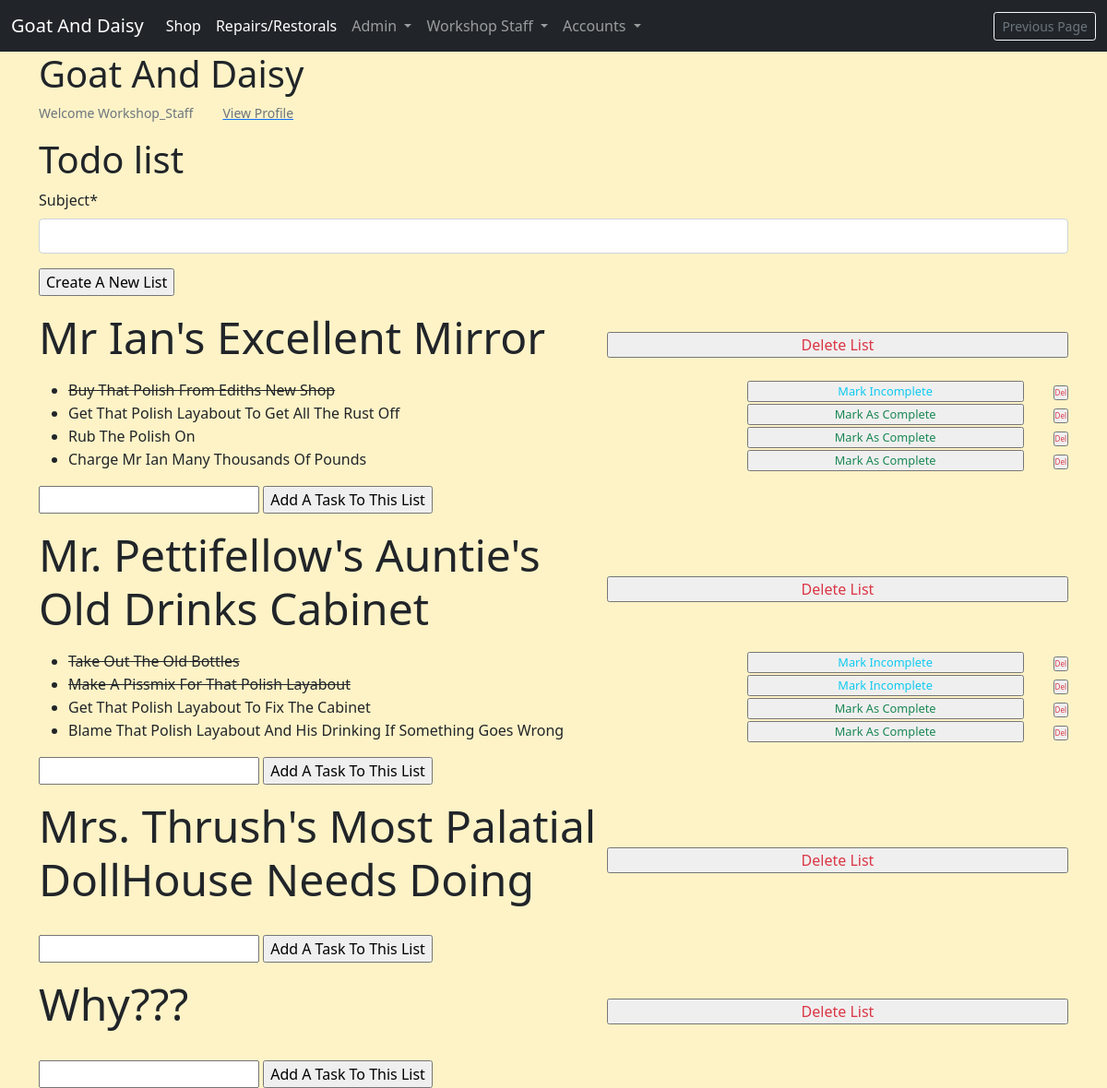
/workshop/task-manager/ (signed in), run on an earlier commit of the app's database.
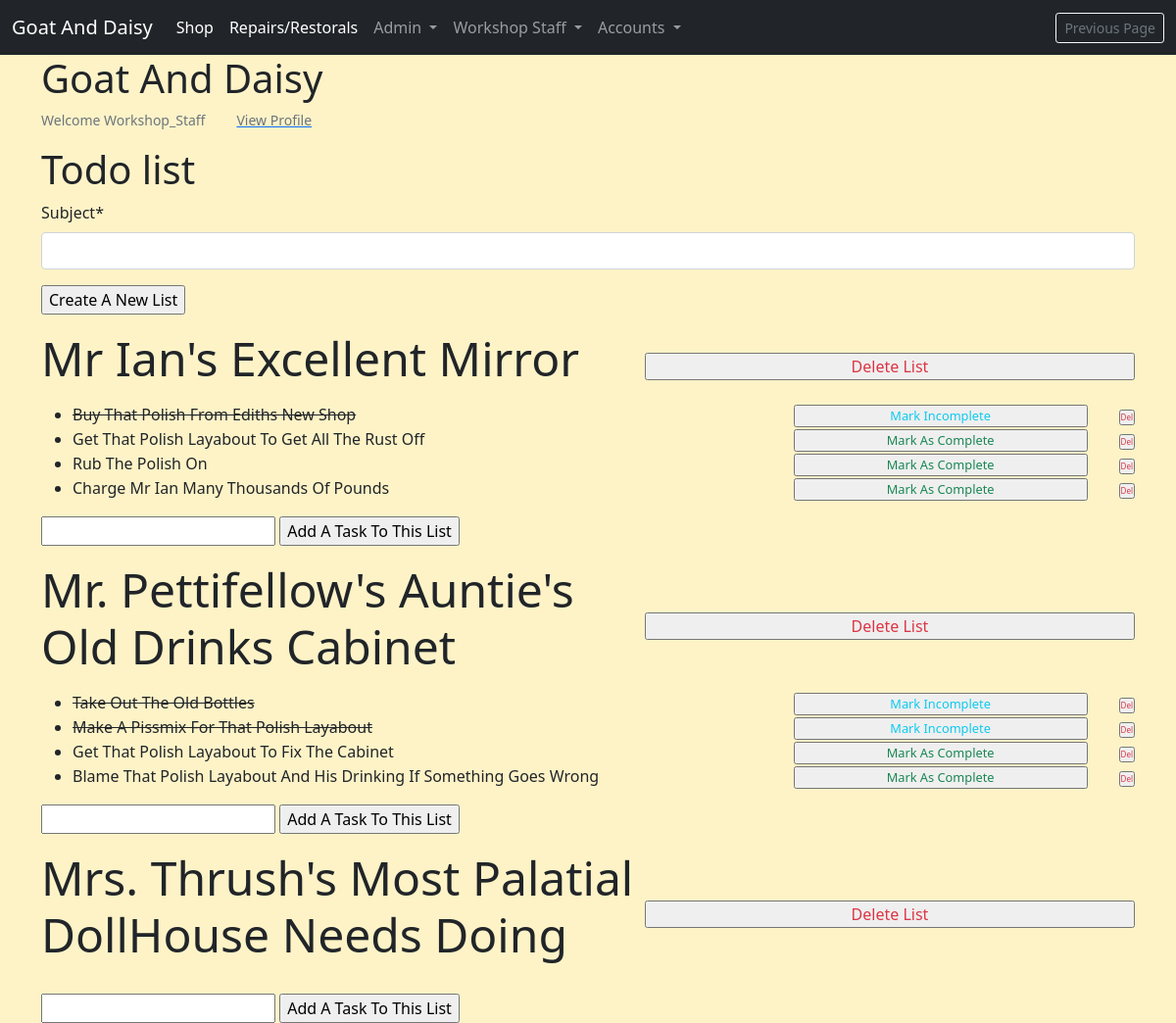
And on a later commit of the database.
### repairs_restorals/models.py (models this page shows, shortened)
class TodoList(models.Model):
    staff_member = models.ForeignKey(StaffMember, on_delete=models.CASCADE)
    subject = models.CharField(max_length=255)

class TodoItem(models.Model):
    todo_list = models.ForeignKey(
        TodoList, on_delete=models.CASCADE, related_name="items")
    title = models.CharField(max_length=255)
    is_completed = models.BooleanField(default=False)

### repairs_restorals/views.py (the view, shortened to what this page needs)
# urls.py: path('task-manager/', views.TaskManager.as_view(), name="task_manager"),
class TaskManager(GroupRequiredMixin, View):
    group_required = [u'Workshop Staff']
    def get(self, request, *args, **kwargs):
        staff_member = get_object_or_404(
            StaffMember, username=self.request.user)
        todo_list = TodoList.objects.prefetch_related(
            'items').filter(staff_member=staff_member)
        todo_list_form = CreateTodoListForm()
        todo_list_item_form = CreateTodoListItemForm()
        context = {
            'todo_list': todo_list,
            'todo_list_form': todo_list_form,
            'todo_list_item_form': todo_list_item_form,
        }
        return render(request, 'repairs_restorals/todo_list.html', context)

### repairs_restorals/forms.py
class CreateTodoListForm(forms.ModelForm):
    class Meta:
        model = TodoList
        fields = ['subject']

class CreateTodoListItemForm(forms.ModelForm):
    class Meta:
        model = TodoItem
        fields = ['title', 'is_completed']

### invoices/contexts.py (called while the page is built, shortened)
def shopping_cart(request):
    template_cart = []
    products_count = 0
    order_amount = 0
    shipping = 500
    cart = request.session.get('cart', {})
    for item in enumerate(template_cart):
        products_count += 1
    order_total = order_amount + shipping
    stripe_total = round(order_total * 100)
    context = {
        'template_cart': template_cart,
        'products_count': products_count,
        'order_amount': order_amount,
        'shipping': shipping,
        'order_total': order_total,
        'stripe_total': stripe_total,
    }
    return context

### profiles/templatetags/user_in_group_tag.py (called while the page is built)
@register.filter(name='has_group')
def has_group(user, group_name):
    try:
        group = Group.objects.get(name=group_name)
    except Group.DoesNotExist:
        return False
    return group in user.groups.all()

### repairs_restorals/templates/repairs_restorals/todo_list.html (shortened to what this page needs)
{% extends 'base.html' %}
{% load crispy_forms_tags %}
{% block content %}
<h1>Todo list</h1>
<form action="." method="POST">
    {{ todo_list_form | crispy }}
    <input type="submit" value="Create A New List">
</form>
{% for list in todo_list %}
<div class="task" style="padding-top: 1rem;">
    <div class="list-flex" style="display: flex; align-items: center; justify-content:space-between;">
        <p class="display-5">{{list.subject}}</p>
        <form action="{% url 'manage_item' pk=list.id %}" method="GET">
            <input type="submit" name="delete_list" value="Delete List" style="font-size: 1rem; padding: 0; width: 500px;" class="text-danger">
        </form>
    </div>
    <ul>
        {% for item in list.items.all %}
            <div class="list-item-flex" style="display:flex; justify-content:space-between;">
                {% if item.is_completed %}
                <li><s>{{ item.title }}</s></li>
                {% else %}
                <li>{{ item.title }}</li>
                {% endif %}
                <div class="list-item-form-flex" style="display:flex; gap:2rem;">
                    <form action="{% url 'manage_item' pk=item.id %}" method="GET">
                        {% if item.is_completed %}
                        <input type="submit" name="toggle_item" value="Mark Incomplete" style="font-size: .8rem; padding: 0; width: 300px;" class="text-info">
                        {% else %}
                        <input type="submit" name="toggle_item" value="Mark As Complete" style="font-size: .8rem; padding: 0; width:300px;" class="text-success">
                        {% endif %}
                    </form>
                    <form action="{% url 'manage_item' pk=item.id %}" method="GET">
                        <input type="submit" name="delete_list_item" value="Del" style="font-size: .5rem; padding: 0;" class="text-danger">
                    </form>
                </div>
            </div>
        {%endfor %}
    </ul>
    <form action="." method=POST>
        <input type="text" name="title" id="title">
        <input type="submit" value="Add A Task To This List">
    </form>
</div>
{% endfor %}
{% endblock %}

What changed in the data, as far as the page shows it:
removed TodoList: subject "Why???"
